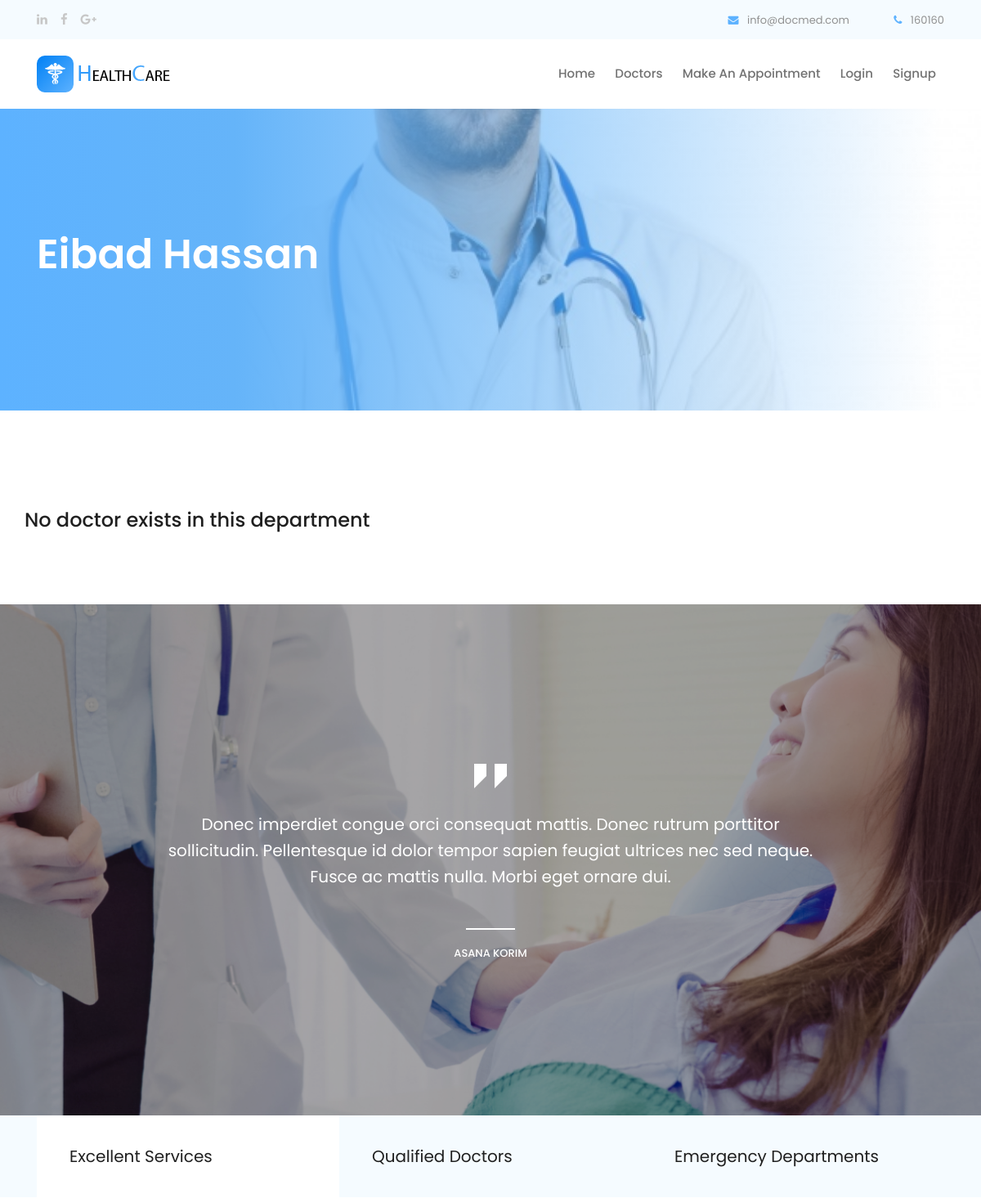
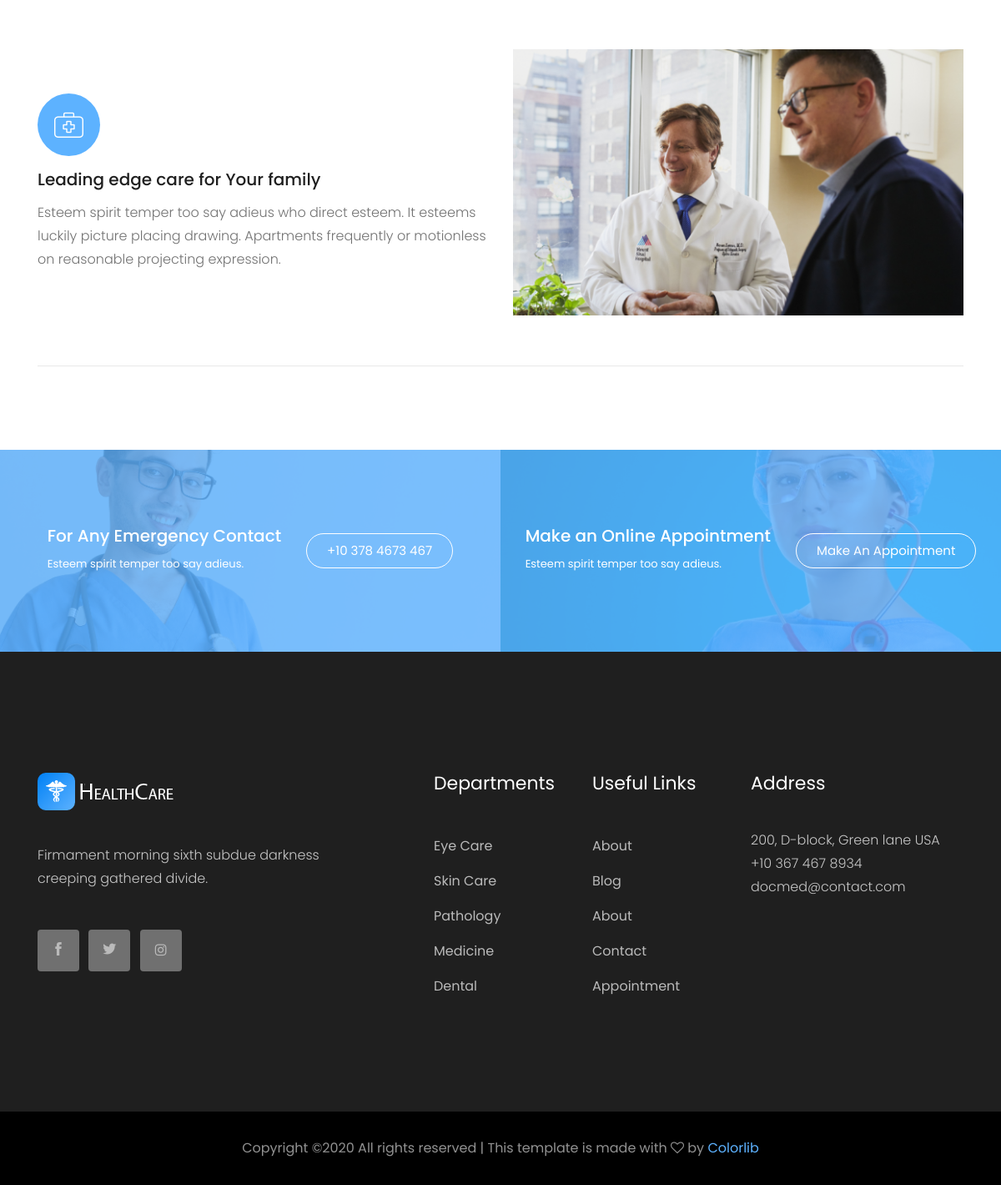
Screenshot of /doctor/1 with the database file from the repository (2 pictures, top to bottom).
### application/models.py (models this page shows, shortened)
class doctors(models.Model):
    first_name = models.CharField(max_length=75)
    last_name = models.CharField(max_length=75)
    image = models.ImageField(upload_to='doctors_pic')
    email = models.CharField(max_length=75)
    city = models.CharField(max_length=75)
    password = models.CharField(max_length=20)
    temp_list = []
    all_depts = department.objects.all()
    for i in all_depts:
        temp_val = [i.related_profession_name, i.related_profession_name]
        temp_list.append(tuple(temp_val))
        print(temp_val)
    PROFESSION_CHOICES = tuple(temp_list)
    profession = models.CharField(choices = PROFESSION_CHOICES, max_length=75)
    hospital = models.CharField(max_length=75)

### application/views.py (the view)
# urls.py: path('doctor/<id>', views.per_doct, name="doctor"),
def per_doct(request, id):
    doct_id = id
    context = {}
    this_doct = doctors.objects.get(id=doct_id)
    context['doctor'] = this_doct
    return render(request, "doct.html", context)

### templates/doct.html (shortened to what this page needs)
{% load static %}
{% include 'inc/head.inc.html' %}
<body>
    {% include 'inc/header.inc.html' %}
    <div style="background-image: url('../media/{{doctor.image}}');" class="bradcam_area bradcam_overlay">
        <div class="container">
            <div class="row">
                <div class="col-xl-12">
                    <div class="bradcam_text">
                        <h3>{{doctor.first_name}} {{doctor.last_name}}</h3>
                    </div>
                </div>
            </div>
        </div>
    </div>
    {% include 'inc/doctors_try.html' %}
    <div class="testmonial_area">
        <div class="testmonial_active owl-carousel">
            <div class="single-testmonial testmonial_bg_1 overlay2">
                <div class="container">
                    <div class="row">
                        <div class="col-xl-10 offset-xl-1">
                            <div class="testmonial_info text-center">
                                <div class="quote">
                                    <i class="flaticon-straight-quotes"></i>
                                </div>
                                <p>Donec imperdiet congue orci consequat mattis. Donec rutrum porttitor <br>
                                    sollicitudin. Pellentesque id dolor tempor sapien feugiat ultrices nec sed neque.
                                    <br>
                                    Fusce ac mattis nulla. Morbi eget ornare dui. </p>
                                <div class="testmonial_author">
                                    <h4>Asana Korim</h4>
                                </div>
                            </div>
                        </div>
                    </div>
                </div>
            </div>
        </div>
    </div>
    <div class="business_expert_area">
        <div class="business_tabs_area">
            <div class="container">
                <div class="row">
                    <div class="col-xl-12">
                        <ul class="nav" id="myTab" role="tablist">
                            <li class="nav-item">
                                <a class="nav-link active" id="home-tab" data-toggle="tab" href="#home" role="tab" aria-controls="home"
                            aria-selected="true">Excellent Services</a>
                            </li>
                            <li class="nav-item">
                                <a class="nav-link" id="profile-tab" data-toggle="tab" href="#profile" role="tab" aria-controls="profile"
                            aria-selected="false">Qualified Doctors</a>
                            </li>
                            <li class="nav-item">
                                <a class="nav-link" id="contact-tab" data-toggle="tab" href="#contact" role="tab" aria-controls="contact"
                            aria-selected="false">Emergency Departments</a>
                            </li>
                        </ul>
                    </div>
                </div>
            </div>
        </div>
        <div class="container">
            <div class="border_bottom">
                    <div class="tab-content" id="myTabContent">
                            <div class="tab-pane fade show active" id="home" role="tabpanel" aria-labelledby="home-tab">
                                    <div class="row align-items-center">
                                            <div class="col-xl-6 col-md-6">
                                                <div class="business_info">
                                                    <div class="icon">
                                                        <i class="flaticon-first-aid-kit"></i>
                                                    </div>
                                                    <h3>Leading edge care for Your family</h3>
                                                    <p>Esteem spirit temper too say adieus who direct esteem.
                                                        It esteems luckily picture placing drawing. Apartments frequently or motionless on
                                                        reasonable projecting expression.
                                                    </p>
                                                </div>
                                            </div>
                                            <div class="col-xl-6 col-md-6">
                                                <div class="business_thumb">
                                                    <img src="img/about/business.png" alt="">
                                                </div>
                                            </div>
                                        </div>
                            </div>
                          </div>
            </div>
        </div>
    </div>
    <div class="Emergency_contact">
        <div class="conatiner-fluid p-0">
            <div class="row no-gutters">
                <div class="col-xl-6">
                    <div class="single_emergency d-flex align-items-center justify-content-center emergency_bg_1 overlay_skyblue">
                        <div class="info">
                            <h3>For Any Emergency Contact</h3>
                            <p>Esteem spirit temper too say adieus.</p>
                        </div>
                        <div class="info_button">
                            <a href="#" class="boxed-btn3-white">+10 378 4673 467</a>
                        </div>
                    </div>
                </div>
                <div class="col-xl-6">
                    <div class="single_emergency d-flex align-items-center justify-content-center emergency_bg_2 overlay_skyblue">
                        <div class="info">
                            <h3>Make an Online Appointment</h3>
                            <p>Esteem spirit temper too say adieus.</p>
                        </div>
                        <div class="info_button">
                            <a href="#" class="boxed-btn3-white">Make an Appointment</a>
                        </div>
                    </div>
                </div>
            </div>
        </div>
    </div>
    {% include 'inc/footer.inc.html' %}
{% include 'inc/bottom.inc.html' %}

### rows the page displays
doctors: image (picture), first_name "Eibad", last_name "Hassan"
